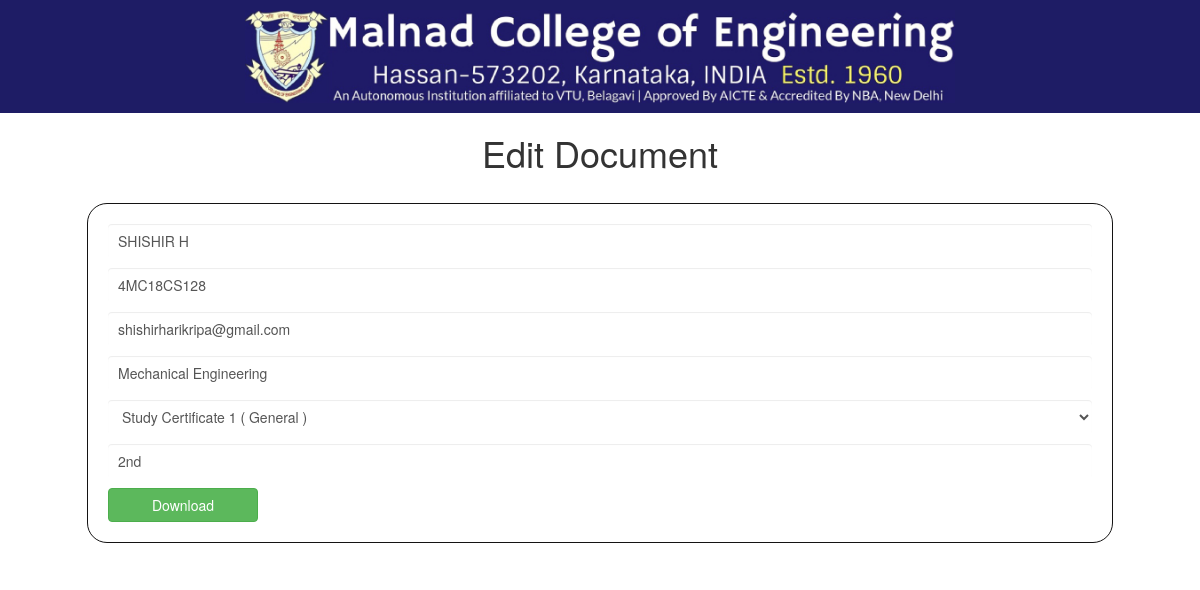
/php/edit_page.php?id=1, run on the app's committed database.
### tables this page shows
CREATE TABLE `student_data` (
  `id` int(11) NOT NULL,
  `name` varchar(255) NOT NULL,
  `usn` varchar(255) NOT NULL,
  `email` varchar(255) NOT NULL,
  `branch` varchar(255) NOT NULL,
  `doc_type` int(50) NOT NULL,
  `document_name` varchar(255) NOT NULL,
  `cur_ac_year` varchar(255) NOT NULL,
  `cou_comp_year` varchar(255) NOT NULL,
  `year` varchar(255) NOT NULL,
  `start_year` varchar(255) NOT NULL,
  `completion_year` varchar(255) NOT NULL,
  `sem` varchar(255) NOT NULL,
  `college` varchar(255) NOT NULL,
  `sem1` varchar(255) NOT NULL,
  `sem2` varchar(255) NOT NULL,
  `sem3` varchar(255) NOT NULL,
  `sem4` varchar(255) NOT NULL,
  `sem5` varchar(255) NOT NULL,
  `sem6` varchar(255) NOT NULL,
  `sem7` varchar(255) NOT NULL,
  `sem8` varchar(255) NOT NULL,
  `date` varchar(255) NOT NULL
);

### php/dbOps.php (called while the page is built, shortened)
<?php
include './config.php';
class Mysql extends Dbconfig    {
    public $connectionString;
        protected $databaseName;
        protected $userName;
        protected $passCode;
    function Mysql()    {
        $this -> connectionString = NULL;
                $dbPara = new Dbconfig();
                $this -> databaseName = $dbPara -> dbName;
                $this -> userName = $dbPara -> userName;
                $this -> passCode = $dbPara ->passCode;
    }
    function dbConnect()    {
        $this -> connectionString = mysqli_connect($this -> serverName,$this -> userName,$this -> passCode);
        mysqli_select_db($this -> connectionString,$this -> databaseName);
        return $this -> connectionString;
    }
    function selectFreeRun($query)  {
        $this -> dataSet = mysqli_query($this -> connectionString,$query);
        return $this -> dataSet;
    }
    }
?>

### php/config.php (called while the page is built, shortened)
<?php
class Dbconfig {
    function Dbconfig() {
        $this -> serverName = 'localhost';
        $this -> userName = 'root';
        $this -> passCode = '';
        $this -> dbName = 'mce_cert';
    }
}
?>

### php/edit_page.php (the view, shortened to what this page needs)
<?php
    require_once './dbOps.php';
    $sql = new Mysql();
    if(isset($_GET['id'])){
        $id = $_GET['id'];
    }elseif(isset($_POST['id'])){
        $id = $_POST['id'];
    };
    $query = "SELECT * FROM student_data WHERE id = $id";
    $res = $sql->selectFreeRun($query);
    while ($row = $res->fetch_assoc()) {
        $name = $row['name'];
        $usn = $row['usn'];
        $email = $row['email'];
        $branch = $row['branch'];
        $document = $row['doc_type'];
        $reqstdDoc = $row['document_name'];
        $year = $row['year'];
    }
?>
<!DOCTYPE html>
<html lang="en">
<head>
    <link rel="stylesheet" href="https://maxcdn.bootstrapcdn.com/bootstrap/3.4.0/css/bootstrap.min.css">
    <link rel="stylesheet" href="../styles/style.css">
</head>
<body>
    <div class="header">
        <img src="../assets/header.jpg" alt="header">
    </div>
    <div class="sub-header">
        <h1>Edit Document</h1>
    </div>
    <div class="container mt-10">
        <form action="./make_pdf.php" method="post" id="form" class="form" style = "width:90%">
             <input type="text" placeholder="Full Name" name="name" class="form-control" id="fullname" onkeyup="this.value = this.value.toUpperCase();" value ="<?php echo  $name ?>" required>
            <input type="text" placeholder="USN"  name="usn" class="form-control" id="CAP-USN" maxlength="10" onkeyup="this.value = this.value.toUpperCase();" pattern = "^4MC[0-9]{2}[A-Za-z]{2}[0-9]{3}$"  value ="<?php echo  $usn ?>" required>
            <input type="text" placeholder="Email" name="mailId" class="form-control" pattern="[a-z0-9._%+-]+@[a-z0-9.-]+\.[a-z]{2,3}$" value ="<?php echo  $email ?>" required>
            <input type="text" placeholder="Branch" name="branch" class="form-control" value ="<?php echo  $branch ?>" required>
            <select class="form-control" name="document" id = "doc">
              <option value="<?php echo "$document" ?>" hidden selected><?php echo $reqstdDoc ?></option>
          </select>
          <input type="text" placeholder="Year Ex. 1st,2nd,3rd,4th" name="year" class="form-control" id="year" pattern="^(1st|2nd|3rd|4th)$" value ="<?php echo  $year ?>">
        <button  class="btn btn-success" type="submit" name="download" id="btn_sbt">Download</button>
        </form>
    </div>
</body>
</html>

### styles/style.css (style rules this page uses)
* { margin: 0; padding: 0; box-sizing: border-box; }
.header { width: 100%; background-color:rgb(30,28,101); }
.header img { display: block; margin: 0 auto; padding: 1rem 0.5rem; width: 60%; height: auto; }
h1 { text-align: center; }
.form-control { margin-bottom: 1rem; padding: 0.5rem 1rem; border:none; width: 100%; }
.btn { margin: 2rem auto; width: 15rem; }
.form { border: 0.02rem solid rgb(20, 19, 19); border-radius: 2rem; padding: 2rem; width: 40%; margin: 2rem auto; overflow: hidden; }
.btn { margin: 0; }
#fullname { text-transform: uppercase; }
#CAP-USN { text-transform: uppercase; }

### data on the page
student_data: name "SHISHIR H", usn "4MC18CS128", mailId "shishirharikripa@gmail.com", branch "Mechanical Engineering", document "Study Certificate 1 ( General )", year "2nd"
